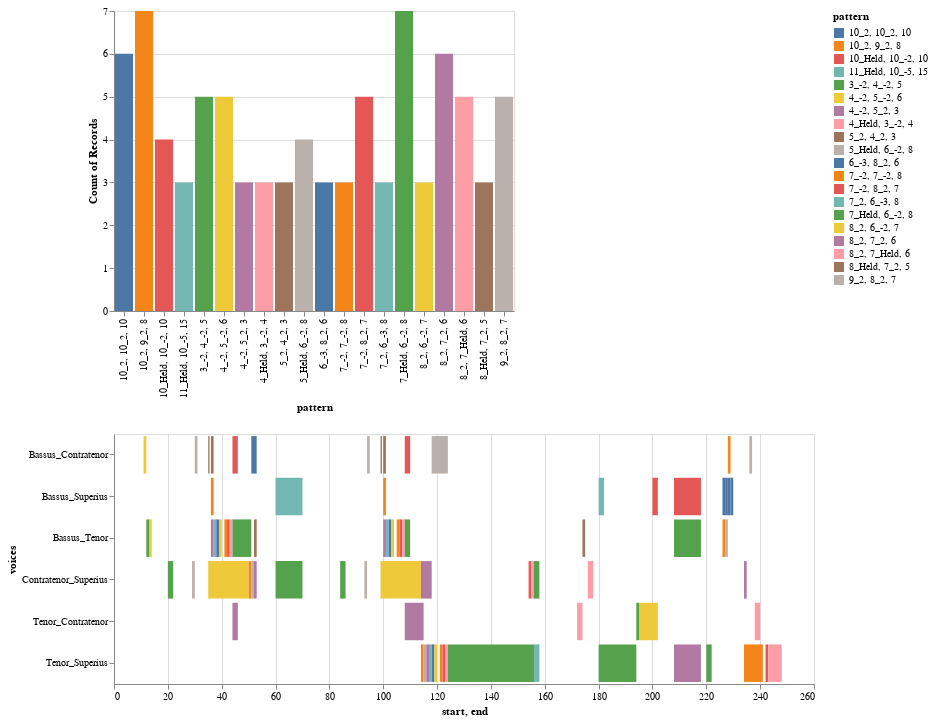

The notebook cell this image was saved under:
### Code cell
h_ng_top_patterns_df = h_ng.stack().value_counts().to_frame().head(20)
h_ng_chart, h_ng_heat_map_df = viz.plot_ngrams_heatmap(model, h_ng, patterns=h_ng_top_patterns_df.index.to_list())
h_ng_chart

### Figure 1 — Vega-Lite specification as saved in the notebook (floating-point values rounded to 4 significant figures)
{"config": {"view": {"continuousWidth": 400, "continuousHeight": 300}}, "vconcat": [{"mark": "bar", "encoding": {"color": {"type": "nominal", "field": "pattern"}, "opacity": {"condition": {"value": 1, "selection": "selector004"}, "value": 0.2}, "x": {"type": "nominal", "field": "pattern"}, "y": {"type": "nominal", "aggregate": "count", "field": "pattern"}}, "selection": {"selector004": {"type": "multi", "fields": ["pattern"]}}}, {"mark": "bar", "encoding": {"color": {"type": "nominal", "field": "pattern"}, "x": {"type": "quantitative", "field": "start"}, "x2": {"field": "end"}, "y": {"type": "nominal", "field": "voices"}}, "height": 250, "transform": [{"filter": {"selection": "selector004"}}], "width": 700}], "data": {"name": "data-79b4b2584954c47fe005ce8ed4ead551"}, "$schema": "https://vega.github.io/schema/vega-lite/v4.8.1.json", "datasets": {"data-79b4b2584954c47fe005ce8ed4ead551": [{"start": 20.0, "end": 22.0, "pattern": "3_-2, 4_-2, 5", "voices": "Contratenor_Superius"}, {"start": 29.0, "end": 30.0, "pattern": "9_2, 8_2, 7", "voices": "Contratenor_Superius"}, {"start": 35.0, "end": 50.0, "pattern": "4_-2, 5_-2, 6", "voices": "Contratenor_Superius"}, {"start": 50.0, "end": 51.0, "pattern": "10_2, 9_2, 8", "voices": "Contratenor_Superius"}, {"start": 51.0, "end": 52.0, "pattern": "9_2, 8_2, 7", "voices": "Contratenor_Superius"}, {"start": 52.0, "end": 53.0, "pattern": "8_2, 7_2, 6", "voices": "Contratenor_Superius"}, {"start": 60.0, "end": 70.0, "pattern": "7_Held, 6_-2, 8", "voices": "Contratenor_Superius"}, {"start": 84.0, "end": 86.0, "pattern": "3_-2, 4_-2, 5", "voices": "Contratenor_Superius"}, {"start": 93.0, "end": 94.0, "pattern": "9_2, 8_2, 7", "voices": "Contratenor_Superius"}, {"start": 99.0, "end": 114.0, "pattern": "4_-2, 5_-2, 6", "voices": "Contratenor_Superius"}, {"start": 114.0, "end": 118.0, "pattern": "8_2, 7_2, 6", "voices": "Contratenor_Superius"}, {"start": 154.0, "end": 155.0, "pattern": "7_-2, 8_2, 7", "voices": "Contratenor_Superius"}, {"start": 155.0, "end": 156.0, "pattern": "8_2, 7_Held, 6", "voices": "Contratenor_Superius"}, {"start": 156.0, "end": 158.0, "pattern": "7_Held, 6_-2, 8", "voices": "Contratenor_Superius"}, {"start": 176.0, "end": 178.0, "pattern": "4_Held, 3_-2, 4", "voices": "Contratenor_Superius"}, {"start": 234.0, "end": 235.0, "pattern": "8_2, 7_2, 6", "voices": "Contratenor_Superius"}, {"start": 44.0, "end": 46.0, "pattern": "4_-2, 5_2, 3", "voices": "Tenor_Contratenor"}, {"start": 108.0, "end": 115.0, "pattern": "4_-2, 5_2, 3", "voices": "Tenor_Contratenor"}, {"start": 172.0, "end": 174.0, "pattern": "4_Held, 3_-2, 4", "voices": "Tenor_Contratenor"}, {"start": 194.0, "end": 195.0, "pattern": "3_-2, 4_-2, 5", "voices": "Tenor_Contratenor"}, {"start": 195.0, "end": 202.0, "pattern": "4_-2, 5_-2, 6", "voices": "Tenor_Contratenor"}, {"start": 238.0, "end": 240.0, "pattern": "4_Held, 3_-2, 4", "voices": "Tenor_Contratenor"}, {"start": 114.0, "end": 115.0, "pattern": "10_2, 9_2, 8", "voices": "Tenor_Superius"}, {"start": 115.0, "end": 116.0, "pattern": "9_2, 8_2, 7", "voices": "Tenor_Superius"}, {"start": 116.0, "end": 117.0, "pattern": "8_2, 7_2, 6", "voices": "Tenor_Superius"}, {"start": 117.0, "end": 118.0, "pattern": "7_2, 6_-3, 8", "voices": "Tenor_Superius"}, {"start": 118.0, "end": 119.0, "pattern": "6_-3, 8_2, 6", "voices": "Tenor_Superius"}, {"start": 119.0, "end": 120.0, "pattern": "8_2, 6_-2, 7", "voices": "Tenor_Superius"}, {"start": 121.0, "end": 122.0, "pattern": "7_-2, 7_-2, 8", "voices": "Tenor_Superius"}, {"start": 122.0, "end": 123.0, "pattern": "7_-2, 8_2, 7", "voices": "Tenor_Superius"}, {"start": 123.0, "end": 124.0, "pattern": "8_2, 7_Held, 6", "voices": "Tenor_Superius"}, {"start": 124.0, "end": 156.0, "pattern": "7_Held, 6_-2, 8", "voices": "Tenor_Superius"}, {"start": 156.0, "end": 158.0, "pattern": "11_Held, 10_-5, 15", "voices": "Tenor_Superius"}, {"start": 180.0, "end": 194.0, "pattern": "7_Held, 6_-2, 8", "voices": "Tenor_Superius"}, {"start": 208.0, "end": 218.0, "pattern": "4_-2, 5_2, 3", "voices": "Tenor_Superius"}, {"start": 220.0, "end": 222.0, "pattern": "3_-2, 4_-2, 5", "voices": "Tenor_Superius"}, {"start": 234.0, "end": 241.0, "pattern": "10_2, 9_2, 8", "voices": "Tenor_Superius"}, {"start": 242.0, "end": 243.0, "pattern": "7_-2, 8_2, 7", "voices": "Tenor_Superius"}, {"start": 243.0, "end": 248.0, "pattern": "8_2, 7_Held, 6", "voices": "Tenor_Superius"}, {"start": 12.0, "end": 13.0, "pattern": "3_-2, 4_-2, 5", "voices": "Bassus_Tenor"}, {"start": 13.0, "end": 14.0, "pattern": "4_-2, 5_-2, 6", "voices": "Bassus_Tenor"}, {"start": 36.0, "end": 37.0, "pattern": "8_2, 7_2, 6", "voices": "Bassus_Tenor"}, {"start": 37.0, "end": 38.0, "pattern": "7_2, 6_-3, 8", "voices": "Bassus_Tenor"}, {"start": 38.0, "end": 39.0, "pattern": "6_-3, 8_2, 6", "voices": "Bassus_Tenor"}, {"start": 39.0, "end": 40.0, "pattern": "8_2, 6_-2, 7", "voices": "Bassus_Tenor"}, {"start": 41.0, "end": 42.0, "pattern": "7_-2, 7_-2, 8", "voices": "Bassus_Tenor"}, {"start": 42.0, "end": 43.0, "pattern": "7_-2, 8_2, 7", "voices": "Bassus_Tenor"}, {"start": 43.0, "end": 44.0, "pattern": "8_2, 7_Held, 6", "voices": "Bassus_Tenor"}, {"start": 44.0, "end": 51.0, "pattern": "7_Held, 6_-2, 8", "voices": "Bassus_Tenor"}, {"start": 52.0, "end": 53.0, "pattern": "5_2, 4_2, 3", "voices": "Bassus_Tenor"}, {"start": 100.0, "end": 101.0, "pattern": "8_2, 7_2, 6", "voices": "Bassus_Tenor"}, {"start": 101.0, "end": 102.0, "pattern": "7_2, 6_-3, 8", "voices": "Bassus_Tenor"}, {"start": 102.0, "end": 103.0, "pattern": "6_-3, 8_2, 6", "voices": "Bassus_Tenor"}, {"start": 103.0, "end": 104.0, "pattern": "8_2, 6_-2, 7", "voices": "Bassus_Tenor"}, {"start": 105.0, "end": 106.0, "pattern": "7_-2, 7_-2, 8", "voices": "Bassus_Tenor"}, {"start": 106.0, "end": 107.0, "pattern": "7_-2, 8_2, 7", "voices": "Bassus_Tenor"}, {"start": 107.0, "end": 108.0, "pattern": "8_2, 7_Held, 6", "voices": "Bassus_Tenor"}, {"start": 108.0, "end": 110.0, "pattern": "7_Held, 6_-2, 8", "voices": "Bassus_Tenor"}, {"start": 174.0, "end": 175.0, "pattern": "8_Held, 7_2, 5", "voices": "Bassus_Tenor"}, {"start": 208.0, "end": 218.0, "pattern": "7_Held, 6_-2, 8", "voices": "Bassus_Tenor"}, {"start": 226.0, "end": 227.0, "pattern": "10_2, 9_2, 8", "voices": "Bassus_Tenor"}, {"start": 227.0, "end": 228.0, "pattern": "9_2, 8_2, 7", "voices": "Bassus_Tenor"}, {"start": 11.0, "end": 12.0, "pattern": "4_-2, 5_-2, 6", "voices": "Bassus_Contratenor"}, {"start": 30.0, "end": 31.0, "pattern": "5_Held, 6_-2, 8", "voices": "Bassus_Contratenor"}, {"start": 35.0, "end": 35.5, "pattern": "8_Held, 7_2, 5", "voices": "Bassus_Contratenor"}, {"start": 36.0, "end": 37.0, "pattern": "5_2, 4_2, 3", "voices": "Bassus_Contratenor"}, {"start": 44.0, "end": 46.0, "pattern": "10_Held, 10_-2, 10", "voices": "Bassus_Contratenor"}, {"start": 51.0, "end": 52.0, "pattern": "10_2, 10_2, 10", "voices": "Bassus_Contratenor"}, {"start": 52.0, "end": 53.0, "pattern": "10_2, 10_2, 10", "voices": "Bassus_Contratenor"}, {"start": 94.0, "end": 95.0, "pattern": "5_Held, 6_-2, 8", "voices": "Bassus_Contratenor"}, {"start": 99.0, "end": 99.5, "pattern": "8_Held, 7_2, 5", "voices": "Bassus_Contratenor"}, {"start": 100.0, "end": 101.0, "pattern": "5_2, 4_2, 3", "voices": "Bassus_Contratenor"}, {"start": 108.0, "end": 110.0, "pattern": "10_Held, 10_-2, 10", "voices": "Bassus_Contratenor"}, {"start": 118.0, "end": 124.0, "pattern": "5_Held, 6_-2, 8", "voices": "Bassus_Contratenor"}, {"start": 228.0, "end": 229.0, "pattern": "10_2, 9_2, 8", "voices": "Bassus_Contratenor"}, {"start": 236.0, "end": 237.0, "pattern": "5_Held, 6_-2, 8", "voices": "Bassus_Contratenor"}, {"start": 36.0, "end": 37.0, "pattern": "10_2, 9_2, 8", "voices": "Bassus_Superius"}, {"start": 60.0, "end": 70.0, "pattern": "11_Held, 10_-5, 15", "voices": "Bassus_Superius"}, {"start": 100.0, "end": 101.0, "pattern": "10_2, 9_2, 8", "voices": "Bassus_Superius"}, {"start": 180.0, "end": 182.0, "pattern": "11_Held, 10_-5, 15", "voices": "Bassus_Superius"}, {"start": 200.0, "end": 202.0, "pattern": "10_Held, 10_-2, 10", "voices": "Bassus_Superius"}, {"start": 208.0, "end": 218.0, "pattern": "10_Held, 10_-2, 10", "voices": "Bassus_Superius"}, {"start": 226.0, "end": 227.0, "pattern": "10_2, 10_2, 10", "voices": "Bassus_Superius"}, {"start": 227.0, "end": 228.0, "pattern": "10_2, 10_2, 10", "voices": "Bassus_Superius"}, {"start": 228.0, "end": 229.0, "pattern": "10_2, 10_2, 10", "voices": "Bassus_Superius"}, {"start": 229.0, "end": 230.0, "pattern": "10_2, 10_2, 10", "voices": "Bassus_Superius"}]}}
